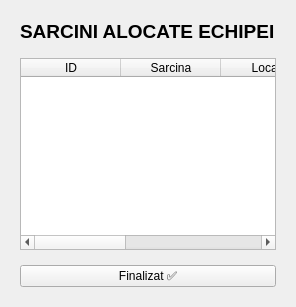
          <widget class="QWidget" name="tab">
           <attribute name="title">
            <string>Sarcini de Lucru 🛠️</string>
           </attribute>
           <layout class="QVBoxLayout" name="verticalLayout_9">
            <property name="spacing">
             <number>15</number>
            </property>
            <property name="leftMargin">
             <number>20</number>
            </property>
            <property name="topMargin">
             <number>20</number>
            </property>
            <property name="rightMargin">
             <number>20</number>
            </property>
            <property name="bottomMargin">
             <number>20</number>
            </property>
            <item>
             <widget class="QLabel" name="label_3">
              <property name="font">
               <font>
                <family>Segoe UI</family>
                <pointsize>14</pointsize>
                <bold>true</bold>
               </font>
              </property>
              <property name="text">
               <string>SARCINI ALOCATE ECHIPEI</string>
              </property>
             </widget>
            </item>
            <item>
             <widget class="QTableWidget" name="tableTaskuriAngajat">
              <column>
               <property name="text">
                <string>ID</string>
               </property>
              </column>
              <column>
               <property name="text">
                <string>Sarcina</string>
               </property>
              </column>
              <column>
               <property name="text">
                <string>Locatie</string>
               </property>
              </column>
              <column>
               <property name="text">
                <string>Resurse</string>
               </property>
              </column>
              <column>
               <property name="text">
                <string>Status</string>
               </property>
              </column>
             </widget>
            </item>
            <item>
             <widget class="QPushButton" name="btnFinishTask">
              <property name="text">
               <string>Finalizat ✅</string>
              </property>
             </widget>
            </item>
           </layout>
          </widget>
